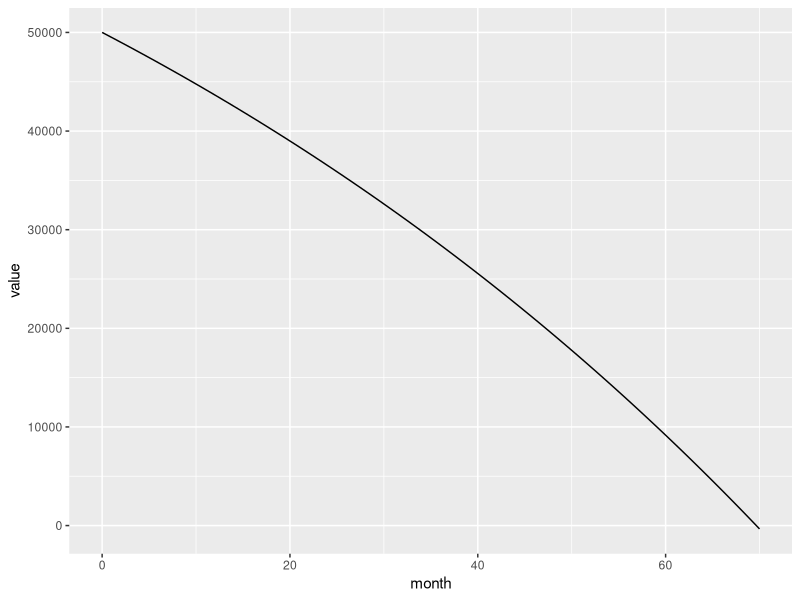
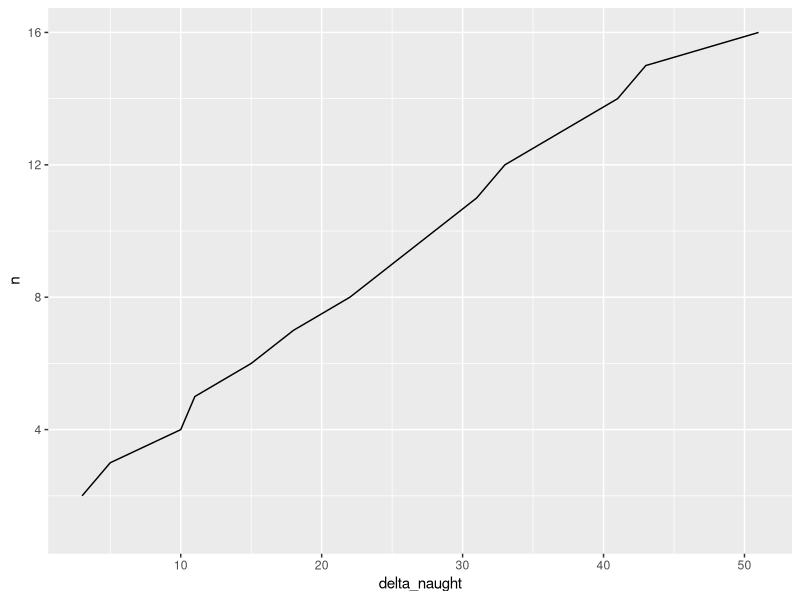
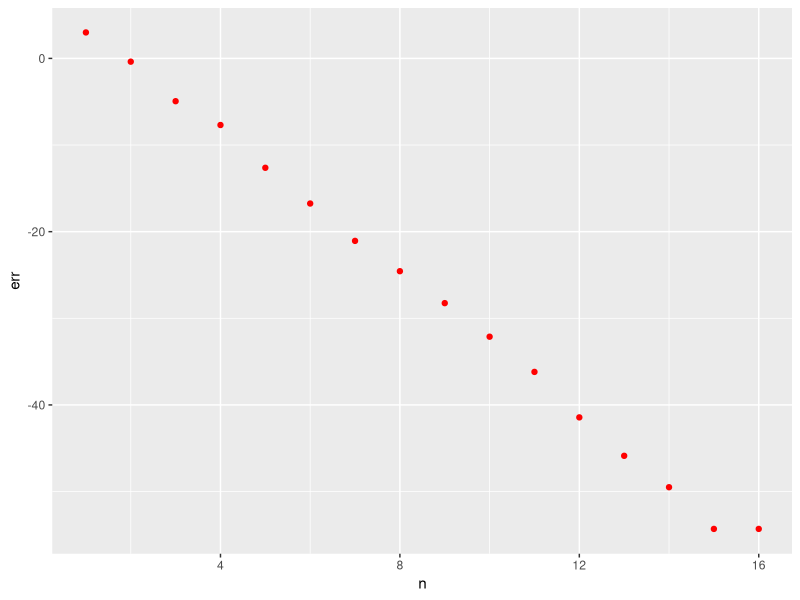

The R source for these figures, in order:
## ---- chunk 1
library(ggplot2)
library(dplyr)
## ---- chunk 2
a <- 50000
rate <- 0.01
withdrawl <- 1000

model <- function(an, i, w)
  {
  a_plus <- an + (an * i) - w
  return (a_plus)
  }

years <- data.frame(month=c(0), value=c(a))
for(n in 1:100)
{
  a <- model(a, rate, withdrawl)
  
  years <- rbind(years, c(n, a))
  
  if(a < 0)
  {
    break
  }
}

colnames(years) <- c("month", "value")

tail(years)

p <- ggplot(years, aes(x=month, y=value)) + geom_line()
p
## ---- chunk 3
n <- 1:16
a_naught <- c(3,6,11,21,32,47,65,87,112,140,171,204,241,282,325,376)
mph <- (n * 5)
## ---- chunk 4
delta_naught <- c()
d_naught <- NA
for(i in 1:length(a_naught))
{
  delta_naught[i] <- a_naught[i] - a_naught[i - 1] 
}
data <- data.frame(n, mph, a_naught, delta_naught)

p1 <- ggplot(data, aes(x=delta_naught, y=n)) + geom_line()
p1
## ---- chunk 5
change_delta <- max(data$delta_naught, na.rm=TRUE)
change_delta_n <- max(data$n)
slope <- change_delta/change_delta_n
## ---- chunk 6
a_naught <- c(3,6,11,21,32,47,65,87,112,140,171,204,241,282,325,376)
model <- function(n, a, slope)
{
    an <- slope * n + a
    return(an)
}

m <- c()
m[1] <- 0
for(i in 2:length(a_naught))
{
  m[i] <- model(i, m[i-1], slope)
}

data1 <- cbind(data, m)
data1

data1$err <- data1$a_n - data1$m
data1err <- ggplot(data=data1, aes(x=n)) + geom_point(color="red", aes(y=err))
data1err
## ---- chunk 7
model <- function(k, rn, n)
{
  rn1 <- rn + (k * rn * (1000 - n))
  return (rn1)
}

rnx <- c()
rnx[1] <- 4
k <- 0.001
for(n in 1:100)
{
  rnx[n + 1] <- model(k, rnx[n], n)
  if(rnx[n+1] > 1000)
  {
    break
  }
}

rnx

